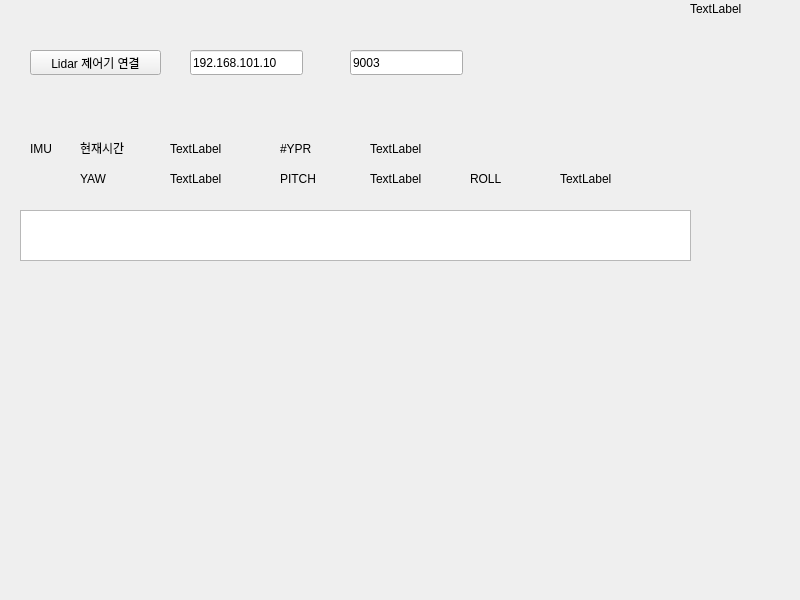
<?xml version="1.0" encoding="UTF-8"?>
<ui version="4.0">
 <class>Lidar_Widget</class>
 <widget class="QWidget" name="Lidar_Widget">
  <property name="geometry">
   <rect>
    <x>0</x>
    <y>0</y>
    <width>800</width>
    <height>600</height>
   </rect>
  </property>
  <property name="windowTitle">
   <string>Lidar_Widget</string>
  </property>
  <widget class="QPushButton" name="connectButton">
   <property name="geometry">
    <rect>
     <x>30</x>
     <y>50</y>
     <width>131</width>
     <height>25</height>
    </rect>
   </property>
   <property name="text">
    <string>Lidar 제어기 연결</string>
   </property>
  </widget>
  <widget class="QLabel" name="label">
   <property name="geometry">
    <rect>
     <x>690</x>
     <y>0</y>
     <width>67</width>
     <height>17</height>
    </rect>
   </property>
   <property name="text">
    <string>TextLabel</string>
   </property>
  </widget>
  <widget class="QLabel" name="label_2">
   <property name="geometry">
    <rect>
     <x>30</x>
     <y>140</y>
     <width>67</width>
     <height>17</height>
    </rect>
   </property>
   <property name="text">
    <string>IMU</string>
   </property>
  </widget>
  <widget class="QLabel" name="label_3">
   <property name="geometry">
    <rect>
     <x>80</x>
     <y>140</y>
     <width>71</width>
     <height>16</height>
    </rect>
   </property>
   <property name="text">
    <string>현재시간</string>
   </property>
  </widget>
  <widget class="QLabel" name="TimeLable">
   <property name="geometry">
    <rect>
     <x>170</x>
     <y>140</y>
     <width>67</width>
     <height>17</height>
    </rect>
   </property>
   <property name="text">
    <string>TextLabel</string>
   </property>
  </widget>
  <widget class="QLabel" name="label_4">
   <property name="geometry">
    <rect>
     <x>280</x>
     <y>140</y>
     <width>67</width>
     <height>17</height>
    </rect>
   </property>
   <property name="text">
    <string>#YPR</string>
   </property>
  </widget>
  <widget class="QLabel" name="YPRLabel">
   <property name="geometry">
    <rect>
     <x>370</x>
     <y>140</y>
     <width>231</width>
     <height>17</height>
    </rect>
   </property>
   <property name="text">
    <string>TextLabel</string>
   </property>
  </widget>
  <widget class="QLabel" name="label_6">
   <property name="geometry">
    <rect>
     <x>80</x>
     <y>170</y>
     <width>67</width>
     <height>17</height>
    </rect>
   </property>
   <property name="text">
    <string>YAW</string>
   </property>
  </widget>
  <widget class="QLabel" name="YAWLabel">
   <property name="geometry">
    <rect>
     <x>170</x>
     <y>170</y>
     <width>67</width>
     <height>17</height>
    </rect>
   </property>
   <property name="text">
    <string>TextLabel</string>
   </property>
  </widget>
  <widget class="QLabel" name="label_8">
   <property name="geometry">
    <rect>
     <x>280</x>
     <y>170</y>
     <width>67</width>
     <height>17</height>
    </rect>
   </property>
   <property name="text">
    <string>PITCH</string>
   </property>
  </widget>
  <widget class="QLabel" name="PITCHLabel">
   <property name="geometry">
    <rect>
     <x>370</x>
     <y>170</y>
     <width>67</width>
     <height>17</height>
    </rect>
   </property>
   <property name="text">
    <string>TextLabel</string>
   </property>
  </widget>
  <widget class="QLabel" name="label_5">
   <property name="geometry">
    <rect>
     <x>470</x>
     <y>170</y>
     <width>67</width>
     <height>17</height>
    </rect>
   </property>
   <property name="text">
    <string>ROLL</string>
   </property>
  </widget>
  <widget class="QLabel" name="ROLLLabel">
   <property name="geometry">
    <rect>
     <x>560</x>
     <y>170</y>
     <width>67</width>
     <height>17</height>
    </rect>
   </property>
   <property name="text">
    <string>TextLabel</string>
   </property>
  </widget>
  <widget class="QLineEdit" name="serverIP">
   <property name="geometry">
    <rect>
     <x>190</x>
     <y>50</y>
     <width>113</width>
     <height>25</height>
    </rect>
   </property>
   <property name="text">
    <string>192.168.101.10</string>
   </property>
  </widget>
  <widget class="QLineEdit" name="portNum">
   <property name="geometry">
    <rect>
     <x>350</x>
     <y>50</y>
     <width>113</width>
     <height>25</height>
    </rect>
   </property>
   <property name="text">
    <string>9003</string>
   </property>
  </widget>
  <widget class="QTextEdit" name="textEdit">
   <property name="geometry">
    <rect>
     <x>20</x>
     <y>210</y>
     <width>671</width>
     <height>51</height>
    </rect>
   </property>
  </widget>
  <widget class="QWidget" name="sensor" native="true">
   <property name="geometry">
    <rect>
     <x>20</x>
     <y>280</y>
     <width>671</width>
     <height>311</height>
    </rect>
   </property>
  </widget>
 </widget>
 <resources/>
 <connections/>
</ui>
